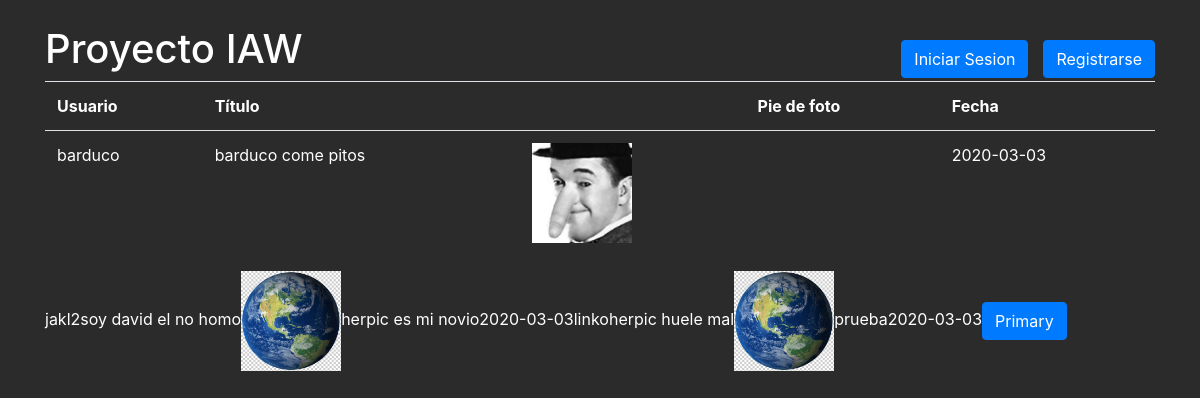
The app's page /indexcopia.php with its own data.
### tables this page shows
CREATE TABLE IF NOT EXISTS `imagenes` (
  `id` mediumint(9) NOT NULL AUTO_INCREMENT,
  `name` varchar(100) NOT NULL,
  `fecha` varchar(50) NOT NULL,
  `description` varchar(255) DEFAULT NULL,
  `ubication` varchar(255) NOT NULL,
  `userid` mediumint(9) DEFAULT NULL,
  PRIMARY KEY (`id`),
  KEY `userid` (`userid`)
);

CREATE TABLE IF NOT EXISTS `usuarios` (
  `id` mediumint(9) NOT NULL AUTO_INCREMENT,
  `user` varchar(100) NOT NULL,
  `name` varchar(100) NOT NULL,
  `passwd` varchar(100) NOT NULL,
  `mail` varchar(100) NOT NULL,
  `admin` tinyint(1) DEFAULT NULL,
  PRIMARY KEY (`id`)
);

### connection.php (called while the page is built)
<?php
class connection {
    public function execSQL ($sql) {
        $connect = new mysqli('localhost','root','1234','dominguezgalvan');
        $result = $connect->query($sql);
        return $result;
    }
}

### indexcopia.php (the view, shortened to what this page needs)
<!doctype html>
<html lang="es">
  <head>
    <link rel="stylesheet" href="https://stackpath.bootstrapcdn.com/bootstrap/4.4.1/css/bootstrap.min.css">
  </head>
  <body style="background-color: #2B2B2B; color: white">
    <div class="container" style="margin-top: 25px">
        <div style="position: relative; float: left; width: 300px"> <h1>Proyecto IAW</h1></div>
    <?php
        if (!empty($_SESSION['sesion'])) {
            ?>
            <form method='post' action='update.php'>
                <input type='submit' name='update' value='Editar datos'>
                </form>
            <form method='post' action='index.php'>
                <input type='submit' name='sessionoff' value='Cerrar Sesion'>
                </form>
            <form method='post' action='img_registro.php'>
                <input type='submit' name='uploadimg' value='Publicar foto'>
                </form>
        <?php
        } else {
        ?>
            <form method='post' action='registro.php'>
                <div style="position: relative; float: right; padding-top: 15px; padding-left: 15px">
                    <input type='submit' name='update' class='btn btn-primary' value='Registrarse'>
                </div>
            </form>
            <form method='post' action='login.php'>
                <div style="position: relative; float: right; padding-top: 15px">
                    <input type='submit' name='update' class='btn btn-primary' value='Iniciar Sesion'>
                </div>
            </form>
        <?php
        }
        if (!$_SESSION['sesion'] == 'admin') {
        echo "<table class='table' style='color: white'>";
        echo "<tr>";
        echo "<th>Usuario</th><th>Título</th><th></th><th>Pie de foto</th><th>Fecha</th>";
        echo "</tr>";
        echo "<tr>";
        require_once './connection.php';
        $connect = new connection();
        $sql = "SELECT u.user,i.name,i.description,i.fecha,i.ubication FROM imagenes i, usuarios u WHERE i.userid = u.id ORDER BY i.id DESC";
        $result = $connect->execSQL($sql);
        while ($lane = $result->fetch_assoc()) {
            echo "<tr><td>" . $lane['user'] . "</td><td>" . $lane['name'] . "</td><td><img height='100px' width='100px' src='" . $lane['ubication'] . "'></td>"
            . "<td>" . $lane['description'] . "</td><td>" . $lane['fecha'] . "</td></tr>";
        echo "</table>";
        }
        }
        ?>
<button type="button" class="btn btn-primary">Primary</button>
    </div>
  </body>
</html>
<body>

### records on screen
imagenes: userid.user "barduco", name "barduco come pitos", ubication (picture), fecha "2020-03-03"
imagenes: userid.user "jakl2", name "soy david el no homo", ubication (picture), description "herpic es mi novio", fecha "2020-03-03"
imagenes: userid.user "linko", name "herpic huele mal", ubication (picture), description "prueba", fecha "2020-03-03"
